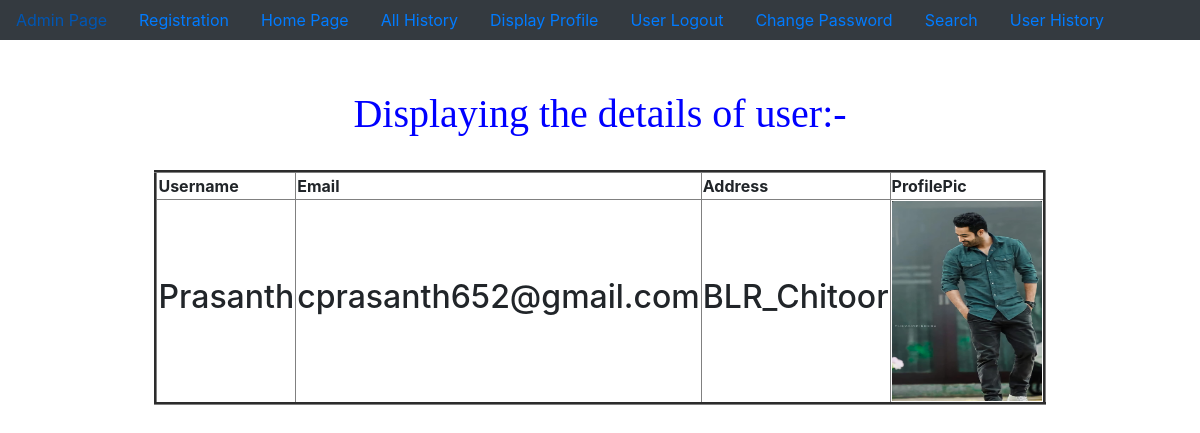
The page /display_profile/ (signed in) on the database its author committed.
### app/models.py (models this page shows, shortened)
class Profile(models.Model):
    username=models.OneToOneField(User,on_delete=models.CASCADE)
    address=models.TextField()
    profile_pic=models.ImageField()

### app/views.py (the view)
# urls.py: path('display_profile/',display_profile,name='display_profile'),
@login_required
def display_profile(request):
    un=request.session.get('username')
    UO=User.objects.get(username=un)
    PO=Profile.objects.get(username=UO)
    d={'UO':UO,'PO':PO}
    return render(request,'display_profile.html',d)

### templates/display_profile.html (shortened to what this page needs)
{% extends 'dummy.html' %}
{% block body_block %}
    <center>
        <h1 style="color: blue;font-family: cursive;">Displaying the details of user:-</h1>  <br>
<table border="3px">
    <tr><th>Username</th>
    <th>Email</th>
    <th>Address</th>
    <th>ProfilePic</th>
</tr>
<tr>
        <td><h2>{{UO.username}}</h2></td>
        <td><h2>{{UO.email}}</h2></td>
        <td><h2>{{PO.address}}</h2></td>
        <td><img src="{{PO.profile_pic.url}}" alt="" width="150px" height="200px"></td>
    </tr>
    </table>
    </center>
{% endblock %}

### templates/display_profile.html (style rules this page uses)
h1 { margin-top: 50px; }

### rows shown on the page
Profile: address "BLR_Chitoor", profile_pic (picture)

### other values the page prints
{{ UO.username }} "Prasanth"
{{ UO.email }} "cprasanth652@gmail.com"
